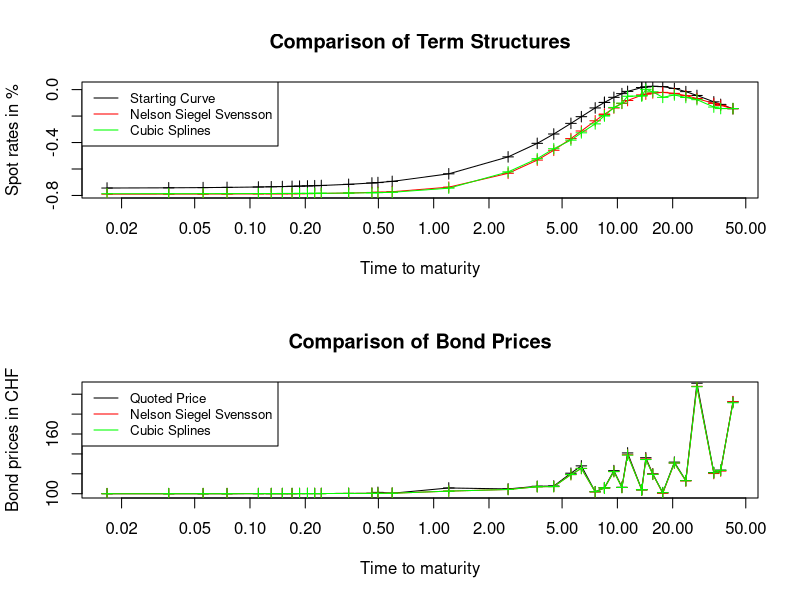

The R script that drew this image:
df<-read.csv("result.csv", header=F)
colnames(df)<-c("TTM","QuotedPrice","InitialRate","FinalRateNss","FinalRateSpline","CalculatedPriceNss","CalculatedPriceSpline")
max<-max(df[,c(3,5)])
min<-min(df[,c(3,5)])
maxP<-max(df[,c(6,7)])
minP<-min(df[,c(6,7)])
save<-par(mfrow=c(2,1))
x<-(df$TTM)
with(df, {
	plot(x, InitialRate,type="o",pch=3,ylim=c(min,max), main="Comparison of Term Structures", ylab="Spot rates in %", xlab="Time to maturity",log="x")
	lines(x, FinalRateNss, col="red", type="o",pch=3)
	lines(x, FinalRateSpline, col="green", type="o",pch=3)
	legend("topleft", legend=c("Starting Curve", "Nelson Siegel Svensson", "Cubic Splines"), lty=1, col=c("black","red","green"), cex=0.8)
})
with(df, {
	plot(x, QuotedPrice,type="o",pch=3,ylim=c(minP,maxP), main="Comparison of Bond Prices", ylab="Bond prices in CHF", xlab="Time to maturity",log="x")
	lines(x, CalculatedPriceNss, col="red", type="o",pch=3)
	lines(x, CalculatedPriceSpline, col="green", type="o",pch=3)
	legend("topleft", legend=c("Quoted Price", "Nelson Siegel Svensson","Cubic Splines"), lty=1, col=c("black","red", "green"),cex=0.8)
})
par(save)
